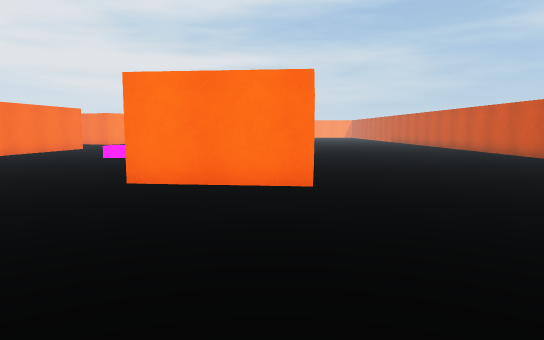
View 1 (above)

18 first-person views from a walk through a 3-D level made in the Unity game engine. The camera is 1.2 m above the floor, tilts 6° down and sees 70° across. The floor is counted in squares, 1 m on a side. Each view is taken from the middle of a square. On the plan, view 1 faces up. The plan holds only what a view shows up to about 15 squares ahead; the rest is blank. The place goes on beyond the plan. The player is left out. Some animated figures are left out.

View 2
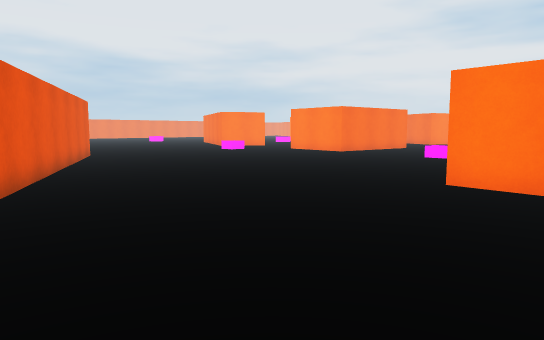

View 3
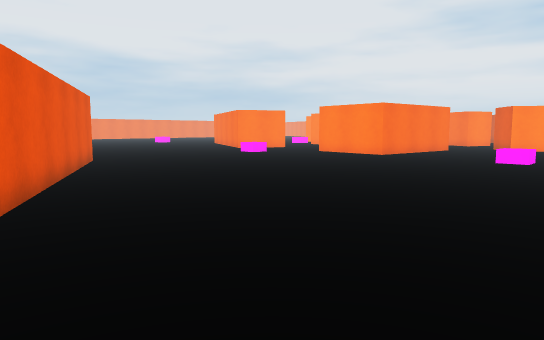

View 4
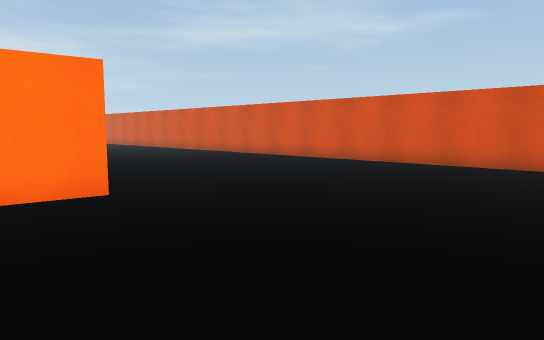

View 5
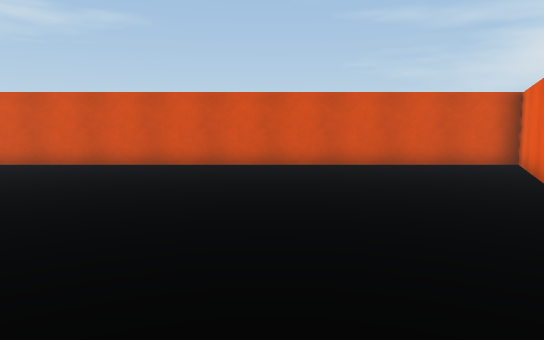

View 6
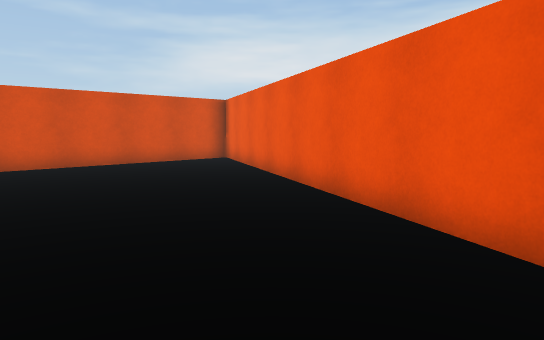

View 7
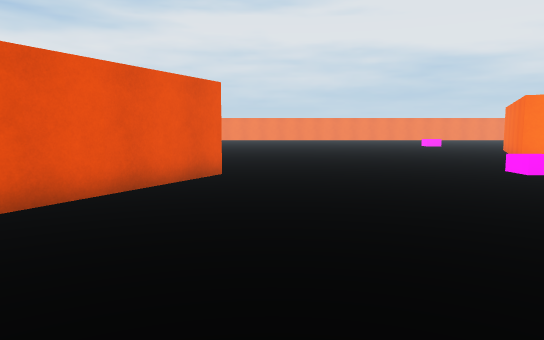

View 8
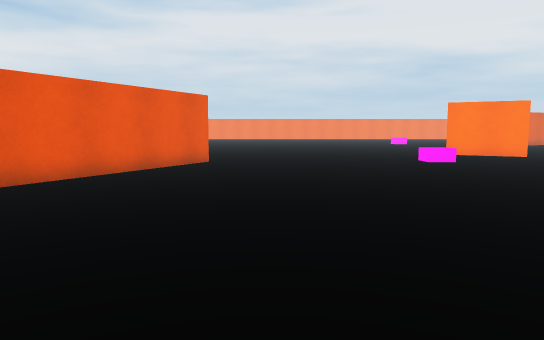

View 9
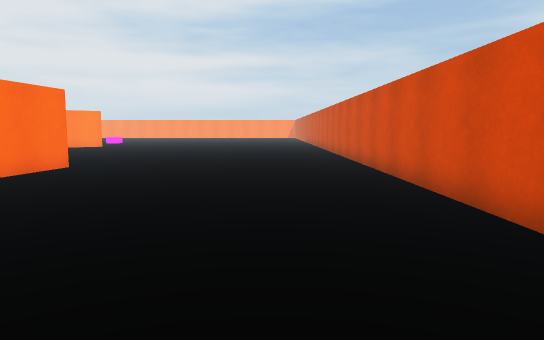

View 10
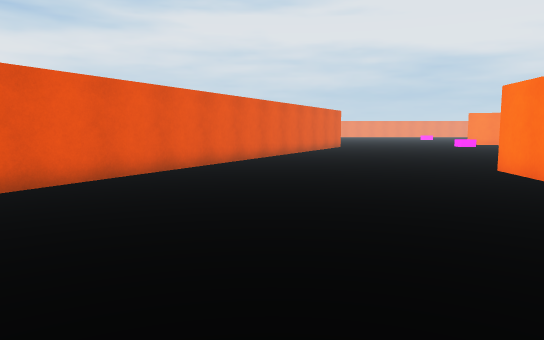

View 11
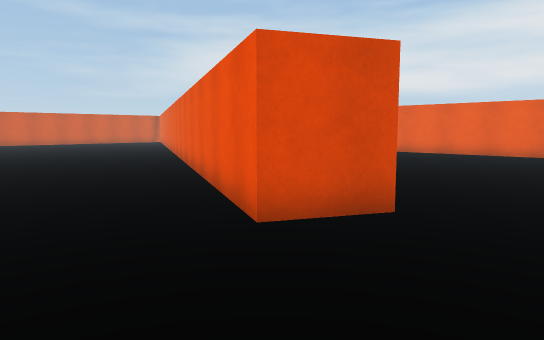

View 12
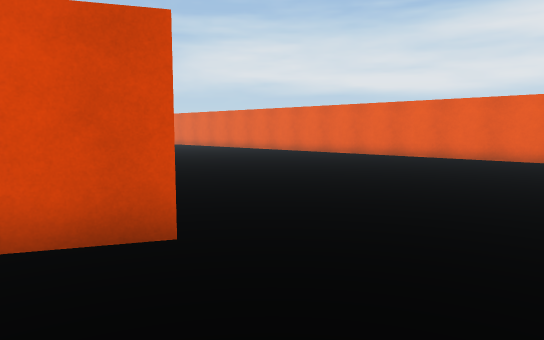

View 13
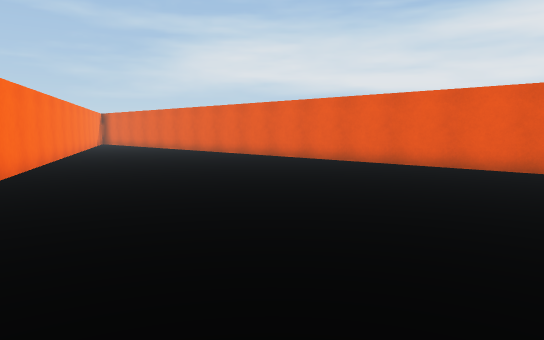

View 14
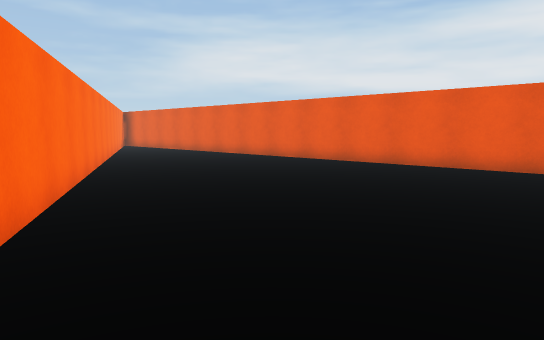

View 15
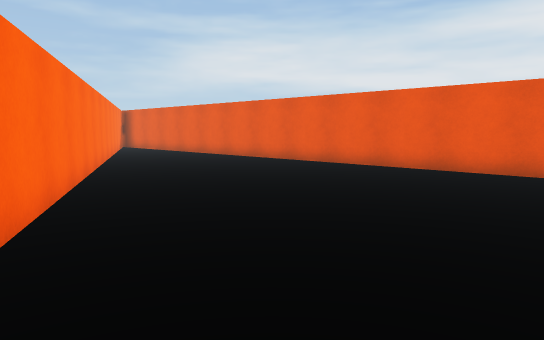

View 16
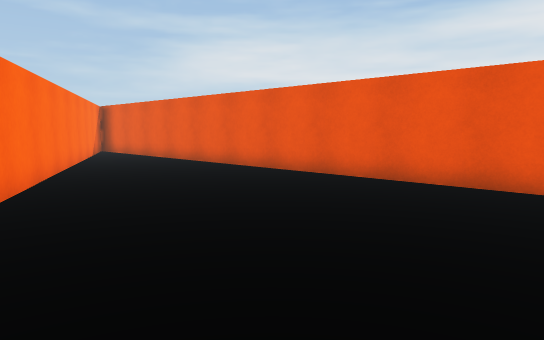

View 17
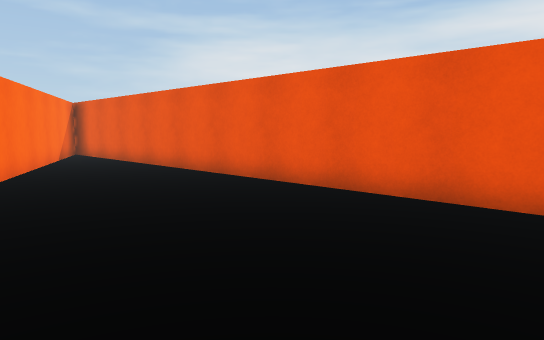

View 18
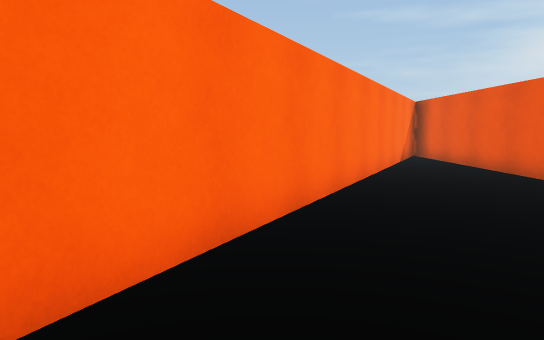

### Floor plan
Points are (right, up) in squares from view 1. A wall is a line through its corners. A room is listed if a view was taken in it or the views show most of it. See-through windows are left out.
Room 1 (views 1, 2, 3, 4, 5, 6, 7, 8, 9, 10, 11, 12)
walls: (1, 8.1) (-3.3, 8.6); (1.6, 14.3) (1.2, 11.5); (-19.4, 4.7) (-18.4, 6.7) (11.1, -8.4) (11.1, 16.5)
ways out: opening at (-21.5, 4.2) to room 2
Room 2 (views 13, 14, 15, 16, 17, 18)
walls: (-20.9, -9.5) (6.1, -9.5); (6.2, -8.2) (-14.3, 2.3)
ways out: opening at (-21.5, 4.2) to room 1

Where each view was taken, in squares from view 1:
view 1: 0 up, 0 right, facing up
view 2: 0 up, 0 right, facing up-left
view 3: 1 up, 3 left, facing up-left
view 4: 1 up, 2 left, facing up-right
view 5: 0 up, 2 left, facing right
view 6: 2 up, 2 left, facing down-right
view 7: 8 up, 8 left, facing left
view 8: 9 up, 4 left, facing left
view 9: 2 up, 8 right, facing up
view 10: 2 up, 8 right, facing left
view 11: 10 up, 22 left, facing down-right
view 12: 7 up, 23 left, facing down-right
view 13: 3 up, 23 left, facing down-right
view 14: 3 up, 19 left, facing down-right
view 15: 2 up, 17 left, facing down-right
view 16: 1 down, 13 left, facing down-right
view 17: 3 down, 11 left, facing down-right
view 18: 3 down, 9 left, facing right
